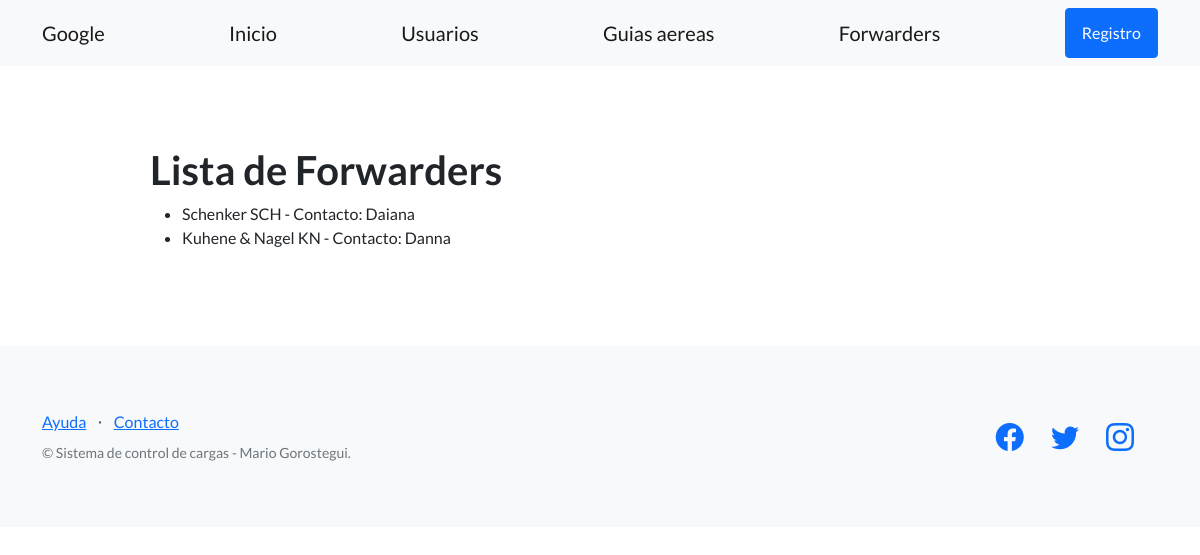
The app's page /lst_agentes/, older data.
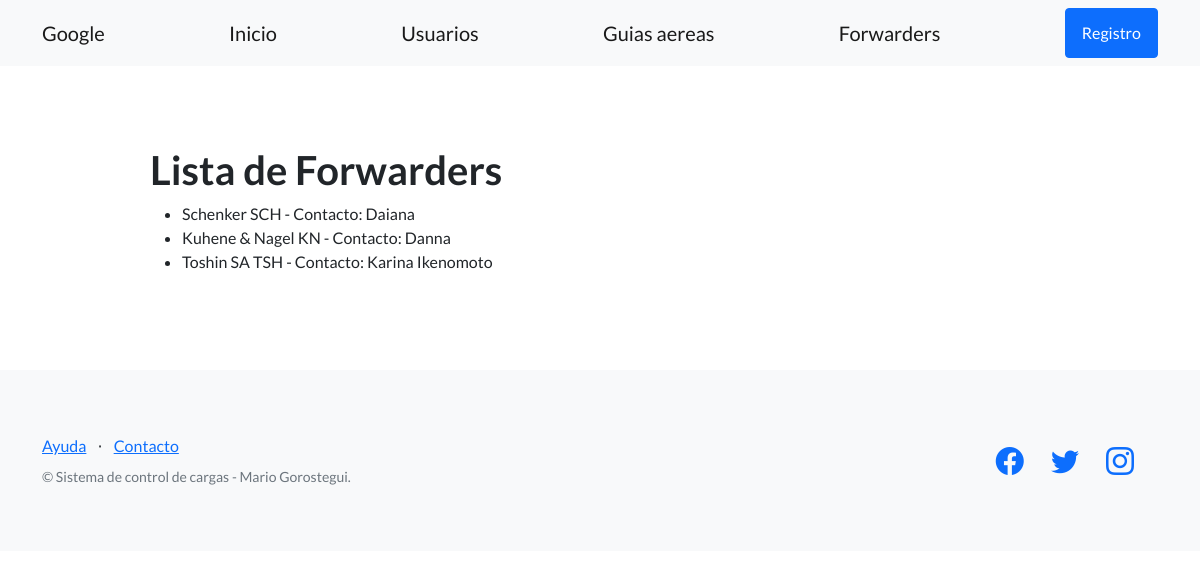
The same page, newer data.
### app_seg_cargas/models.py (models this page shows, shortened)
class Agentes(models.Model):
    nombre_fwr = models.CharField(max_length=64)
    abrev_fwr = models.CharField(max_length=6)
    ctc_fwr = models.TextField()

### proyecto_cargas/views.py (the view)
# urls.py: path('lst_agentes/',lista_agentes,name="Agentes"),
def lista_agentes (request):
    contexto = {
        "agentes": Agentes.objects.all(),
     }
    http_responde= render(
        request=request,
        template_name= 'proyecto_cargas/lista_agentes.html',
        context = contexto,
    )
    return http_responde

### app_seg_cargas/templates/proyecto_cargas/lista_agentes.html
{% extends 'proyecto_cargas/base.html' %}
{% block contenido %}
<section>
    <div>
      <h1>Lista de Forwarders</h1>
      <ul>
      {% for fwr in agentes %}
        <li>{{ fwr.nombre_fwr }} {{ fwr.abrev_fwr }}  - Contacto: {{fwr.ctc_fwr}}</li>
      {% endfor %}
      </ul>
    </div>
  </section>
{% endblock contenido %}

Row changes from the older to the newer data that the page shows:
added Agentes: nombre_fwr "Toshin SA", abrev_fwr "TSH", ctc_fwr "Karina Ikenomoto"
